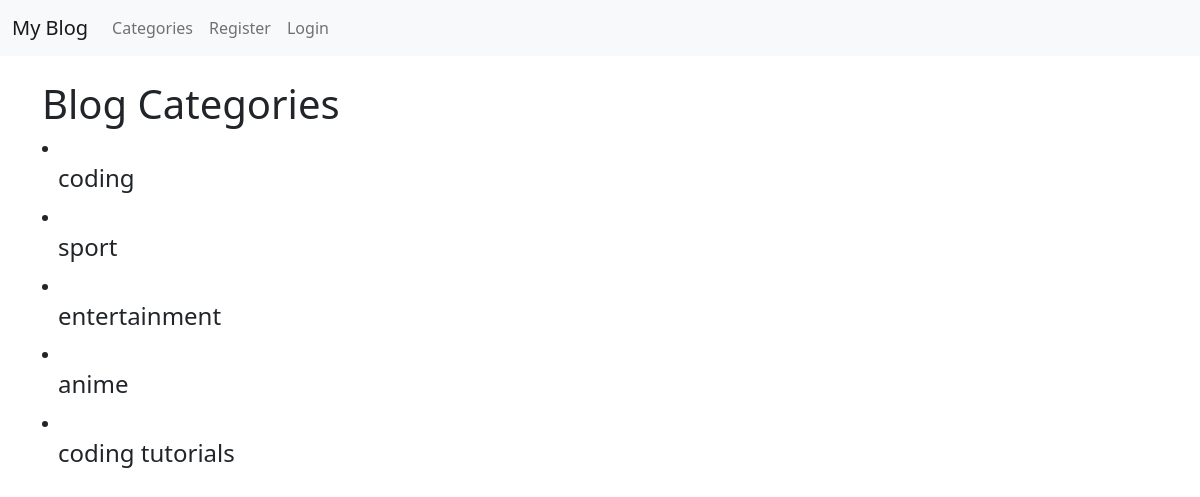
The page /category_list/ on the database its author committed.
### theblog/models.py (models this page shows, shortened)
class Category (models.Model):
    name = models.CharField(max_length=255)
    def __str__(self):
        return self.name

### theblog/views.py (the view)
# urls.py: path('category_list/', CategoryListView, name="category-list"),
def CategoryListView(request):
    cat_menu_list = Category.objects.all()
    return render(request, 'category_list.html', {'cat_menu_list': cat_menu_list})

### theblog/templates/category_list.html (shortened to what this page needs)
{% extends 'base.html' %}
{% block content %}
    <h1>Blog Categories</h1>
    {% for item in cat_menu_list %}
        <li>
            <h4><a class="dropdown-item" href="{% url 'category' item|slugify %}">
                {{ item }}
            </a></h4>
        </li>
    {% endfor %}
{% endblock %}

### rows shown on the page
Category: name "coding"
Category: name "sport"
Category: name "entertainment"
Category: name "anime"
Category: name "coding tutorials"
